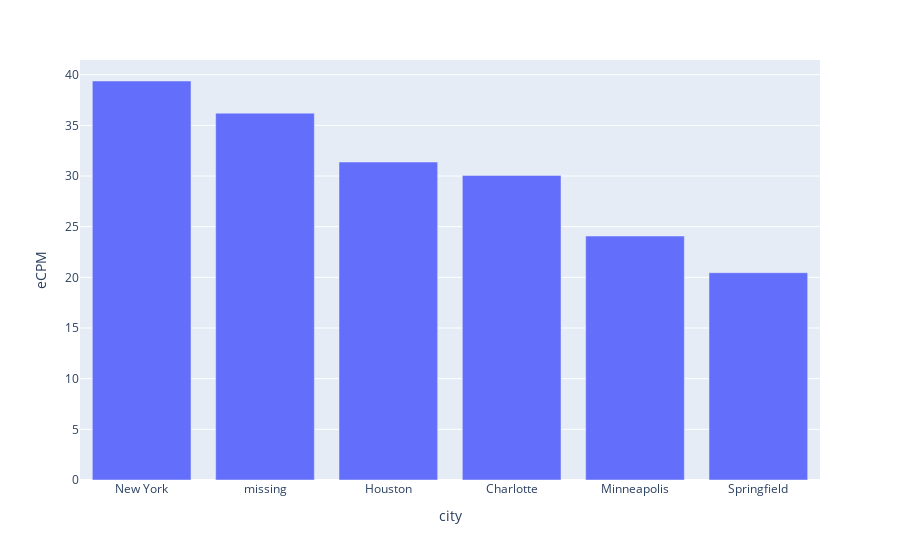

Notebook code for this chart:
### Markdown cell above
### INT

### Code cell
fig = px.bar(filtered_data[filtered_data['ad_type'] == 'int'],
                                 x='city', y='eCPM')
fig.show()

### Figure 1 — Plotly figure (JSON) as saved in the notebook; plotly's stock layout.template omitted (floating-point values rounded to 4 significant figures)
{"data": [{"alignmentgroup": "True", "hovertemplate": "city=%{x}<br>eCPM=%{y}<extra></extra>", "legendgroup": "", "marker": {"color": "#636efa", "pattern": {"shape": ""}}, "name": "", "offsetgroup": "", "orientation": "v", "showlegend": false, "textposition": "auto", "type": "bar", "x": ["New York", "missing", "Houston", "Charlotte", "Minneapolis", "Springfield"], "xaxis": "x", "y": [39.38, 36.2, 31.38, 30.06, 24.08, 20.46], "yaxis": "y"}], "layout": {"barmode": "relative", "legend": {"tracegroupgap": 0}, "margin": {"t": 60}, "xaxis": {"anchor": "y", "domain": [0, 1], "title": {"text": "city"}}, "yaxis": {"anchor": "x", "domain": [0, 1], "title": {"text": "eCPM"}}}}
